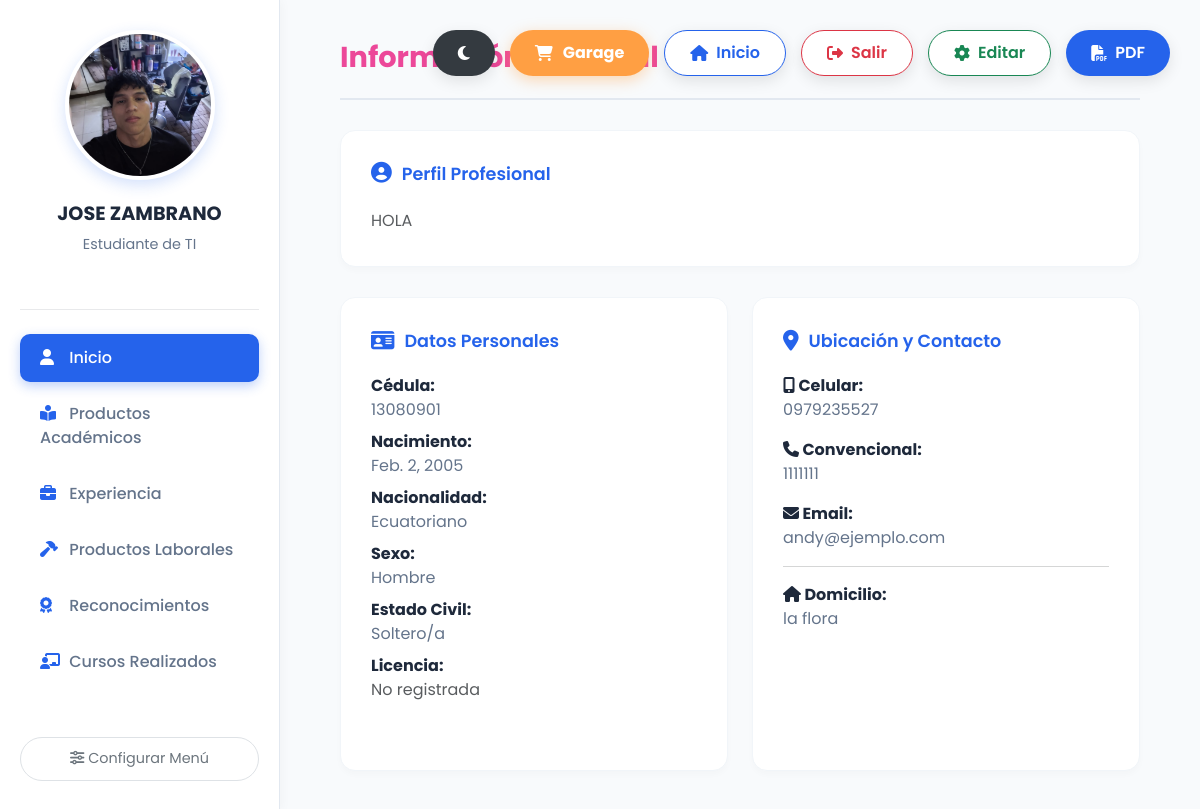
Screenshot of /cv/2/ (signed in) with the database file from the repository.
### tasks/models.py (models this page shows, shortened)
class DatosPersonales(models.Model):
    solo_numeros = RegexValidator(r'^\d+$', 'Solo se permiten números (0-9).')
    user = models.OneToOneField(User, on_delete=models.CASCADE)
    nombres = models.CharField(max_length=60)
    apellidos = models.CharField(max_length=60)
    descripcionperfil = models.TextField(max_length=500)
    nacionalidad = models.CharField(max_length=20, default="Ecuatoriana")
    fechanacimiento = models.DateField(verbose_name="Fecha de Nacimiento")
    numerocedula = models.CharField(max_length=10, unique=True, validators=[solo_numeros], verbose_name="Cédula")
    sexo = models.CharField(max_length=1, choices=[('H', 'Hombre'), ('M', 'Mujer')])
    ESTADO_CIVIL_CHOICES = [('Soltero/a', 'Soltero/a'), ('Casado/a', 'Casado/a'), ('Divorciado/a', 'Divorciado/a'), ('Viudo/a', 'Viudo/a'), ('Unión Libre', 'Unión Libre')]
    estadocivil = models.CharField(max_length=20, choices=ESTADO_CIVIL_CHOICES, default="Soltero/a", verbose_name="Estado Civil")
    LICENCIA_CHOICES = [('A', 'Tipo A (Motos)'), ('B', 'Tipo B (Autos)'), ('C', 'Tipo C (Taxis)'), ('D', 'Tipo D (Bus)'), ('E', 'Tipo E (Pesados)'), ('F', 'Tipo F (Especiales)'), ('G', 'Tipo G (Maquinaria)')]
    licenciaconducir = models.CharField(max_length=5, choices=LICENCIA_CHOICES, blank=True, null=True, verbose_name="Licencia de Conducir")
    telefonofijo = models.CharField(max_length=15, blank=True, validators=[solo_numeros], verbose_name="Celular/Fijo")
    telefonoconvencional = models.CharField(max_length=15, blank=True, null=True, validators=[solo_numeros], verbose_name="Tel. Convencional")
    direcciondomiciliaria = models.CharField(max_length=100, verbose_name="Domicilio")
    direcciontrabajo = models.CharField(max_length=100, blank=True, null=True, verbose_name="Dirección Trabajo")
    sitioweb = models.URLField(blank=True, verbose_name="Sitio Web")
    mostrar_experiencia = models.BooleanField(default=True, verbose_name="Mostrar Pestaña Experiencia")
    mostrar_productos_laborales = models.BooleanField(default=True, verbose_name="Mostrar Pestaña Productos Laborales")
    mostrar_reconocimientos = models.BooleanField(default=True, verbose_name="Mostrar Pestaña Certificados")
    mostrar_cursos = models.BooleanField(default=True, verbose_name="Mostrar Pestaña Cursos")
    mostrar_productos_academicos = models.BooleanField(default=True, verbose_name="Mostrar Pestaña Productos Académicos")
    mostrar_garage = models.BooleanField(default=True, verbose_name="Mostrar Botón Venta Garage")
    mostrar_botones = models.BooleanField(default=True, verbose_name="Mostrar Botones Superiores")
    foto_portada = models.ImageField(upload_to='portadas/', verbose_name="Foto de Portada", blank=True, null=True)

### tasks/views.py (the view)
# urls.py: path('cv/<int:profile_id>/', views.cv_view, name='cv_view'),
def cv_view(request, profile_id):
    perfil = get_object_or_404(DatosPersonales, id=profile_id)
    experiencias = ExperienciaLaboral.objects.filter(perfil=perfil, activarparaqueseveaenfront=True).order_by('-fechainiciogestion')
    cursos = CursoRealizado.objects.filter(perfil=perfil, activarparaqueseveaenfront=True).order_by('-fechainicio')
    productos_laborales = ProductoLaboral.objects.filter(perfil=perfil, activarparaqueseveaenfront=True).order_by('-fechaproducto')
    reconocimientos = Reconocimiento.objects.filter(perfil=perfil, activarparaqueseveaenfront=True).order_by('-fechareconocimiento')
    productos_garage = VentaGarage.objects.filter(perfil=perfil, activarparaqueseveaenfront=True)
    productos_academicos = ProductoAcademico.objects.filter(perfil=perfil, activarparaqueseveaenfront=True)
    context = {
        'perfil': perfil,
        'experiencias': experiencias,
        'cursos': cursos,        # Enviamos cursos
        'reconocimientos': reconocimientos,
        'productos_laborales': productos_laborales,
        'productos_garage': productos_garage,
        'productos_academicos': productos_academicos,
    }
    return render(request, 'profile_cv.html', context)

### tasks/templates/profile_cv.html (shortened to what this page needs)
{% load static %}
<!DOCTYPE html>
<html lang="es">
<head>
    <link href="https://cdn.jsdelivr.net/npm/bootstrap@5.3.0/dist/css/bootstrap.min.css" rel="stylesheet">
    <link rel="stylesheet" href="https://cdnjs.cloudflare.com/ajax/libs/font-awesome/6.4.0/css/all.min.css">
</head>
<body id="body-cv">
    <div class="top-buttons">
        <button class="btn-float" onclick="toggleTheme()" style="background: #343a40; color: white; border: none;">
            <i class="fas fa-moon"></i>
        </button>
        {% if perfil.mostrar_garage %}
        <button id="btnGarageTop" class="btn-garage" data-bs-toggle="modal" data-bs-target="#garageModal">
            <i class="fas fa-shopping-cart"></i> Garage
        </button>
        {% endif %}
        <a href="/" class="btn-float"><i class="fas fa-home"></i> Inicio</a>
        {% if user.is_authenticated %}
            <a href="/logout/" class="btn-float text-danger" style="border-color: #dc3545; color: #dc3545;"><i class="fas fa-sign-out-alt"></i> Salir</a>
            <a href="/admin/" class="btn-float" style="border-color: #198754; color: #198754;"><i class="fas fa-cog"></i> Editar</a>
        {% else %}
            <a href="/signin/" class="btn-float"><i class="fas fa-user"></i> Login</a>
        {% endif %}
        <button class="btn-float btn-pdf" data-bs-toggle="modal" data-bs-target="#pdfConfigModal">
            <i class="fas fa-file-pdf"></i> PDF
        </button>
    </div>
    <nav class="sidebar">
        <div class="profile-photo-container">
            <img src="{% static 'perfil_andy.jpeg' %}" alt="{{ perfil.nombres }}" class="profile-photo">
        </div>
        <div class="profile-name">{{ perfil.nombres }} {{ perfil.apellidos }}</div>
        <div class="profile-title">Estudiante de TI</div>
        <hr class="my-4" style="opacity: 0.1;">
        <div class="nav flex-column nav-pills">
            <a class="nav-link active" onclick="mostrarSeccion('inicio', this)"><i class="fas fa-user"></i> Inicio</a>
            {% if perfil.mostrar_productos_academicos %}
            <span id="nav-productos">
                <a class="nav-link" onclick="mostrarSeccion('productos_academicos', this)"><i class="fas fa-book-reader"></i> Productos Académicos</a>
            </span>
            {% endif %}
            {% if perfil.mostrar_experiencia %}
            <span id="nav-experiencia">
                <a class="nav-link" onclick="mostrarSeccion('experiencia', this)"><i class="fas fa-briefcase"></i> Experiencia</a>
            </span>
            {% endif %}
            {% if perfil.mostrar_productos_laborales %}
            <span id="nav-laborales">
                <a class="nav-link" onclick="mostrarSeccion('productos_laborales', this)"><i class="fas fa-hammer"></i> Productos Laborales</a>
            </span>
            {% endif %}
            {% if perfil.mostrar_reconocimientos %}
            <span id="nav-reconocimientos">
                <a class="nav-link" onclick="mostrarSeccion('reconocimientos', this)"><i class="fas fa-award"></i> Reconocimientos</a>
            </span>
            {% endif %}
            {% if perfil.mostrar_cursos %}
            <span id="nav-cursos">
                <a class="nav-link" onclick="mostrarSeccion('cursos', this)"><i class="fas fa-chalkboard-teacher"></i> Cursos Realizados</a>
            </span>
            {% endif %}
        </div>
        <button class="btn-config-menu" data-bs-toggle="modal" data-bs-target="#webConfigModal">
            <i class="fas fa-sliders-h"></i> Configurar Menú
        </button>
    </nav>
    <main class="main-content">
        <section id="inicio" class="active-section">
            <div class="section-header"><h2>Información Personal</h2></div>
            <div class="info-card">
                <div class="icon-header"><i class="fas fa-user-circle"></i> Perfil Profesional</div>
                <p class="text-muted mb-0" style="text-align: justify; line-height: 1.8;">
                    {{ perfil.descripcionperfil|default:"Sin descripción." }}
                </p>
            </div>
            <div class="row">
                <div class="col-md-6">
                    <div class="info-card h-100">
                        <div class="icon-header"><i class="fas fa-id-card"></i> Datos Personales</div>
                        <div class="mb-2"><span class="info-label">Cédula:</span> <span class="info-value">{{ perfil.numerocedula }}</span></div>
                        <div class="mb-2"><span class="info-label">Nacimiento:</span> <span class="info-value">{{ perfil.fechanacimiento }}</span></div>
                        <div class="mb-2"><span class="info-label">Nacionalidad:</span> <span class="info-value">{{ perfil.nacionalidad|default:"Ecuatoriana" }}</span></div>
                        <div class="mb-2"><span class="info-label">Sexo:</span> <span class="info-value">{{ perfil.get_sexo_display }}</span></div>
                        <div class="mb-2"><span class="info-label">Estado Civil:</span> <span class="info-value">{{ perfil.estadocivil }}</span></div>
                        {% if perfil.licenciaconducir %}
                        <div class="mb-2"><span class="info-label">Licencia:</span> <span class="info-value">{{ perfil.licenciaconducir }}</span></div>
                        {% else %}
                        <div class="mb-2"><span class="info-label">Licencia:</span> <span class="info-value text-muted">No registrada</span></div>
                        {% endif %}
                    </div>
                </div>
                <div class="col-md-6">
                    <div class="info-card h-100">
                        <div class="icon-header"><i class="fas fa-map-marker-alt"></i> Ubicación y Contacto</div>
                        <div class="mb-3">
                            <span class="info-label"><i class="fas fa-mobile-alt"></i> Celular:</span>
                            <span class="info-value">{{ perfil.telefonofijo }}</span>
                        </div>
                        {% if perfil.telefonoconvencional %}
                        <div class="mb-3">
                            <span class="info-label"><i class="fas fa-phone"></i> Convencional:</span>
                            <span class="info-value">{{ perfil.telefonoconvencional }}</span>
                        </div>
                        {% endif %}
                        <div class="mb-3">
                            <span class="info-label"><i class="fas fa-envelope"></i> Email:</span>
                            <span class="info-value">andy@ejemplo.com</span>
                        </div>
                        <hr class="text-muted">
                        <div class="mb-2">
                            <span class="info-label"><i class="fas fa-home"></i> Domicilio:</span>
                            <span class="info-value">{{ perfil.direcciondomiciliaria }}</span>
                        </div>
                    </div>
                </div>
            </div>
        </section>
        </main>
</body>
</html>

### tasks/templates/profile_cv.html (style rules this page uses)
:root { --primary-color: #2563eb; --secondary-color: #1e293b; --bg-color: #f8fafc; --sidebar-width: 280px; --accent-color: #00f260; --garage-color: #ff9f43; }
body { font-family: 'Poppins', sans-serif; background-color: var(--bg-color); color: var(--secondary-color); overflow-x: hidden; margin: 0; }
.sidebar { width: var(--sidebar-width); position: fixed; top: 0; bottom: 0; left: 0; background: white; border-right: 1px solid #e2e8f0; padding: 30px 20px; z-index: 1000; text-align: center; box-shadow: 2px 0 10px rgba(0,0,0,0.03); overflow-y: auto; display: flex; flex-direction: column; }
.profile-photo-container { width: 150px; height: 150px; margin: 0 auto 20px; border-radius: 50%; overflow: hidden; border: 4px solid white; box-shadow: 0 5px 15px rgba(37, 99, 235, 0.2); background: #eee; }
.profile-photo { width: 100%; height: 100%; object-fit: cover; }
.profile-name { font-size: 1.2rem; font-weight: 700; color: var(--secondary-color); margin-bottom: 5px; }
.profile-title { font-size: 0.9rem; color: #64748b; margin-bottom: 30px; }
.nav-pills .nav-link { text-align: left; color: #64748b; font-weight: 500; padding: 12px 20px; margin-bottom: 8px; border-radius: 10px; cursor: pointer; transition: all 0.3s; }
.nav-pills .nav-link.active { background-color: var(--primary-color); color: white; box-shadow: 0 4px 12px rgba(37, 99, 235, 0.3); }
.nav-pills .nav-link.active i { color: white; }
.nav-pills .nav-link i { width: 25px; color: var(--primary-color); }
.btn-config-menu { margin-top: auto; border: 1px solid #dee2e6; background: transparent; color: #6c757d; border-radius: 50px; padding: 10px; font-size: 0.9rem; transition: 0.3s; width: 100%; text-align: center; }
.main-content { margin-left: var(--sidebar-width); padding: 40px 60px; min-height: 100vh; }
section { display: none; animation: fadeIn 0.4s ease-in-out; }
section.active-section { display: block; }
.section-header { margin-bottom: 30px; border-bottom: 2px solid #e2e8f0; padding-bottom: 15px; }
.section-header h2 { font-weight: 700; color: #ec4899; font-size: 1.8rem; }
.info-card { background: white; border-radius: 15px; padding: 30px; box-shadow: 0 4px 6px rgba(0,0,0,0.02); border: 1px solid #f1f5f9; margin-bottom: 30px; }
.info-label { font-weight: 700; color: #1e293b; display: block; }
.info-value { color: #64748b; }
.icon-header { display: flex; align-items: center; margin-bottom: 20px; color: var(--primary-color); font-weight: 600; font-size: 1.1rem; }
.icon-header i { margin-right: 10px; font-size: 1.3rem; }
.top-buttons { position: fixed; top: 30px; right: 30px; z-index: 1001; display: flex; gap: 15px; }
.btn-float { background: white; color: var(--primary-color); border: 1px solid var(--primary-color); border-radius: 50px; padding: 10px 25px; font-weight: 600; text-decoration: none; box-shadow: 0 5px 15px rgba(0,0,0,0.1); transition: 0.3s; display: flex; align-items: center; gap: 8px; }
.btn-pdf { background: var(--primary-color); color: white; border: none; cursor: pointer; }
.btn-garage { background: var(--garage-color); color: white; border: none; border-radius: 50px; padding: 10px 25px; font-weight: 700; display: flex; align-items: center; gap: 10px; cursor: pointer; box-shadow: 0 4px 15px rgba(255, 159, 67, 0.4); transition: 0.3s; text-decoration: none; }

### rows the page displays
DatosPersonales: nombres "JOSE", apellidos "ZAMBRANO", descripcionperfil "HOLA", numerocedula "13080901", fechanacimiento "Feb. 2, 2005", nacionalidad "Ecuatoriano", sexo "Hombre", estadocivil "Soltero/a", telefonofijo "0979235527", telefonoconvencional "1111111", direcciondomiciliaria "la flora"
